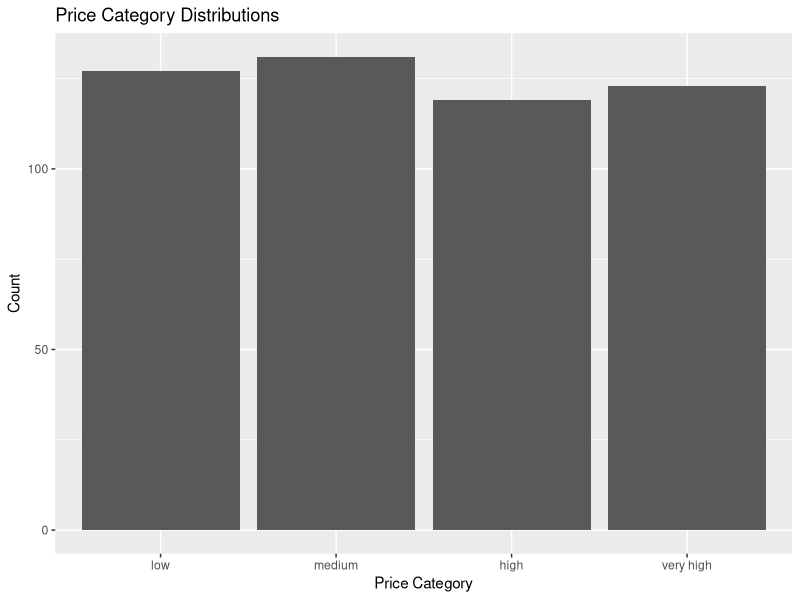
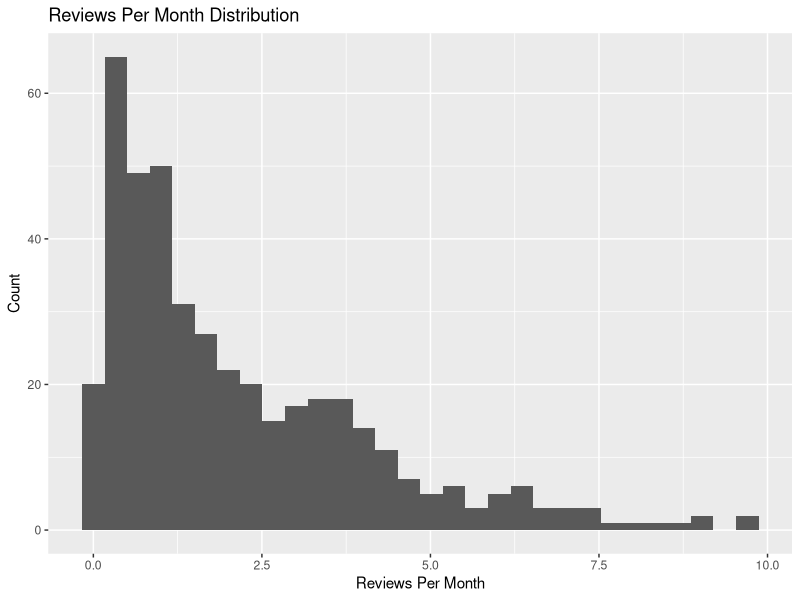
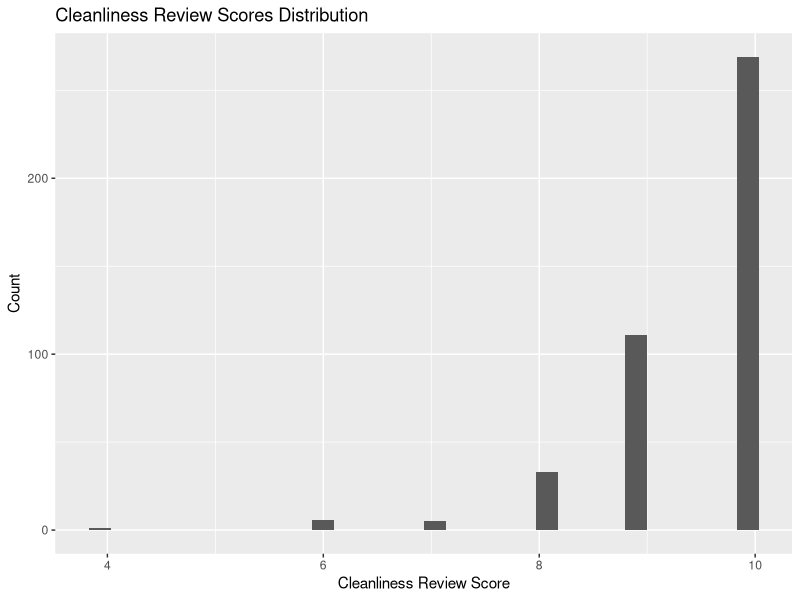
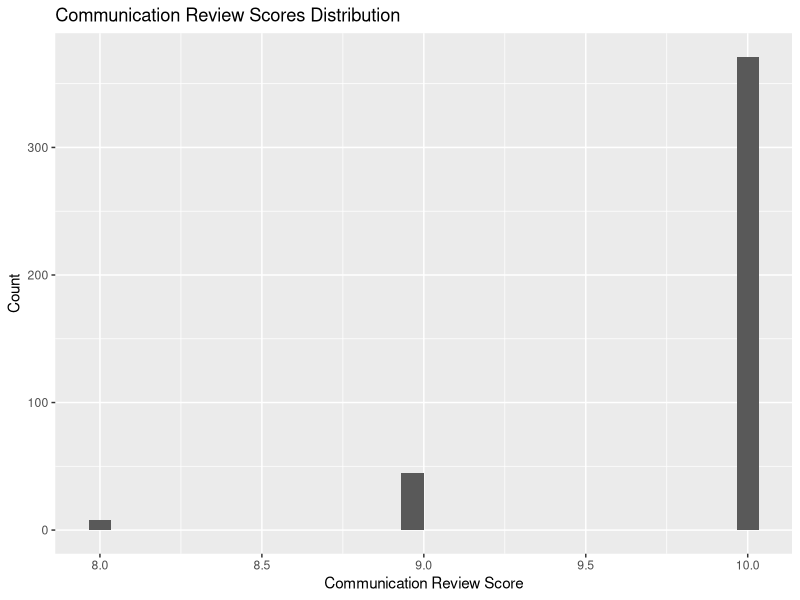
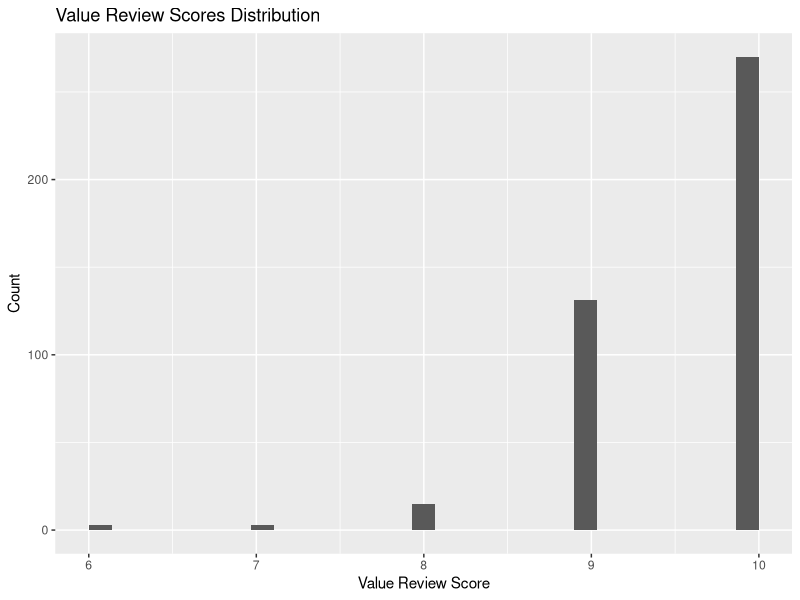
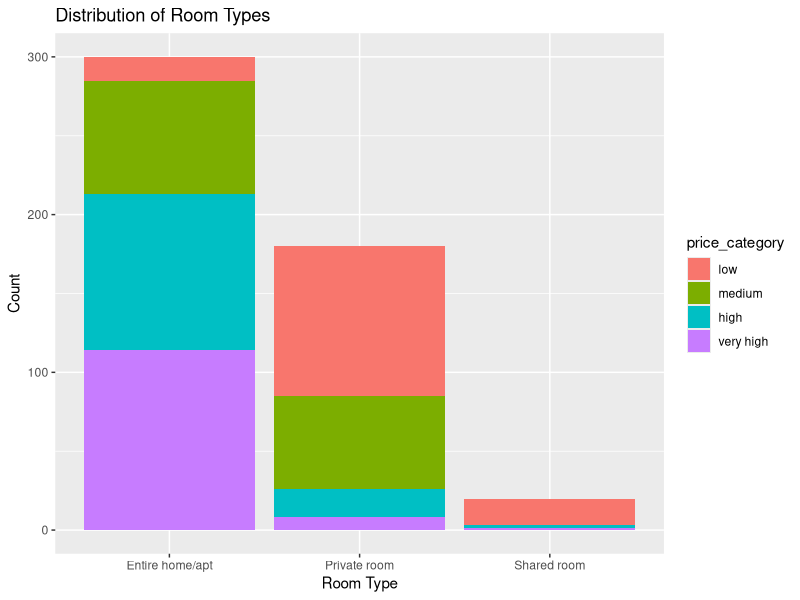
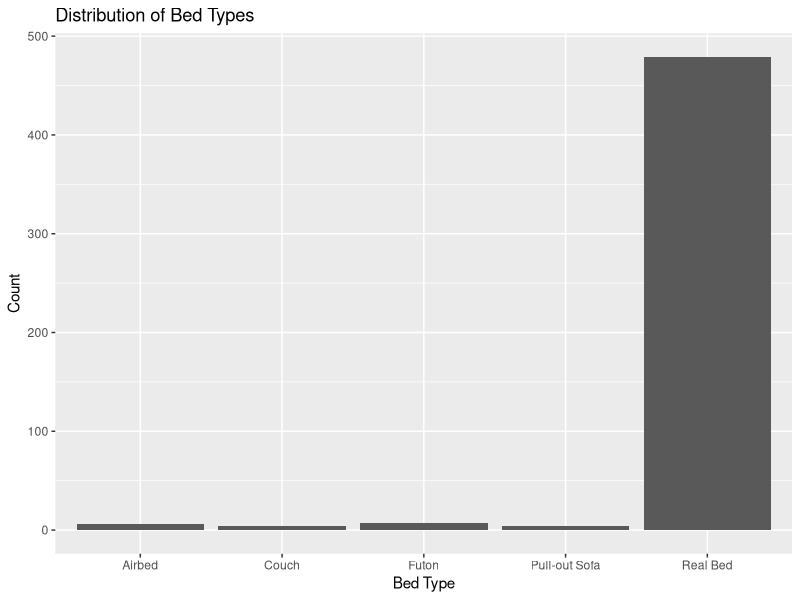
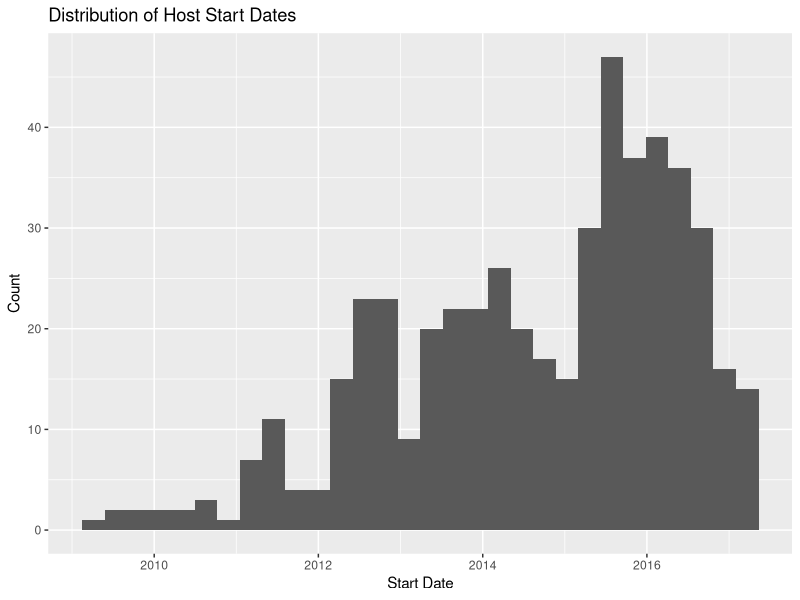

Here is the R script that generated these plots, in order:
## ---- chunk 1
knitr::opts_chunk$set(echo = TRUE)
## ---- chunk 2
library(dplyr)
library(tidyr)

airbnb = read.csv("airbnb.csv")
str(airbnb)
# Setting descriptions, URLS, to character types
airbnb_char = airbnb %>% mutate_at(c(2:12, 14, 18, 25), as.character)

# Set numerics where they're needed
library(stringr)
airbnb_char$host_response_rate = as.numeric(str_remove(airbnb_char$host_response_rate, "%"))
# all others should be properly formatted

# Set boolean columns
airbnb_char = airbnb_char %>% mutate_at(c(20, 23, 24, 29, 52, 55:62), as.character) # R won't reassign unless column is of character type
airbnb_char[airbnb_char=="f"] = "false" # true and false are parseable by as.logical
airbnb_char[airbnb_char=="No"] = "false"
airbnb_char[airbnb_char=="t"] = "true"
airbnb_char[airbnb_char=="Yes"] = "false"
airbnb_clean = airbnb_char %>% mutate_at(c(20, 23, 24, 29, 52, 55:62), as.logical)
# boolean values are set to be TRUE and FALSE

# Set missing values to NA
airbnb_clean[airbnb_clean==""] = NA # Note: this should work for both character and factor variables

# Setting dates to date types
airbnb_clean$host_since = as.Date(airbnb_clean$host_since, format="%m/%d/%Y")
# this is done last because it breaks slicing
## ---- chunk 3
library(ggplot2)
## ---- chunk 4
# While there are many libraries for this, we can easily whip up a quick summary statistics function
summary_stats = function(variable) {
  cat("Total Count: ", length(variable), "\n")
  cat("N: ", sum(!is.na(variable)), "\n")
  cat("Minimum: ", min(variable, na.rm = TRUE), "\n")
  cat("Maximum: ", max(variable, na.rm = TRUE), "\n")
  cat("Mean: ", mean(variable, na.rm = TRUE), "\n")
  cat("Standard Deviation: ", sd(variable, na.rm = TRUE), "\n")
  cat("Median: ", median(variable, na.rm = TRUE), "\n")
  cat("Quantiles:", "\n")
  print(quantile(as.numeric(variable), c(0, 0.25, 0.5, 0.75, 1), na.rm = TRUE))
  cat("IQR: ", IQR(variable, na.rm = TRUE), "\n")
}
## ---- chunk 5
summary_stats(airbnb_clean$host_response_rate)
## ---- chunk 6
summary_stats(airbnb_clean$accommodates)
## ---- chunk 7
summary_stats(airbnb_clean$price)
## ---- chunk 8
low = quantile(airbnb_clean$price)[2]
medium = quantile(airbnb_clean$price)[3]
high = quantile(airbnb_clean$price)[4]

price_category = vector(length = length(airbnb_clean$price))
lowcheck = sum(airbnb_clean$price <= low)
price_category[airbnb_clean$price <= low] = "low"
print(lowcheck == sum(price_category == "low"))

medcheck = sum(airbnb_clean$price > low & airbnb_clean$price <= medium)
price_category[airbnb_clean$price > low & airbnb_clean$price <= medium] = "medium"
print(medcheck == sum(price_category == "medium"))

hicheck = sum(airbnb_clean$price > medium & airbnb_clean$price <= high)
price_category[airbnb_clean$price > medium & airbnb_clean$price <= high] = "high"
print(hicheck == sum(price_category == "high"))

vcheck = sum(airbnb_clean$price > high)
price_category[airbnb_clean$price > high] = "very high"
print(vcheck == sum(price_category == "very high"))

# All checks seem right, let's see if our distribution checks out:
airbnb_clean$price_category = factor(price_category, levels = c("low", "medium", "high", "very high"))
ggplot(airbnb_clean, aes(price_category)) + geom_bar() + labs(x = "Price Category", y = "Count", title = "Price Category Distributions")
# Looks reasonably even.
## ---- chunk 9
summary_stats(airbnb_clean$maximum_nights)
## ---- chunk 10
summary_stats(airbnb_clean$reviews_per_month)
## ---- chunk 11
ggplot(airbnb_clean, aes(reviews_per_month)) + geom_histogram() + labs(x = "Reviews Per Month", y = "Count", title = "Reviews Per Month Distribution")
## ---- chunk 12
summary_stats(airbnb_clean$review_scores_cleanliness)
## ---- chunk 13
summary_stats(airbnb_clean$review_scores_communication)
## ---- chunk 14
summary_stats(airbnb_clean$review_scores_value)
## ---- chunk 15
ggplot(airbnb_clean, aes(review_scores_cleanliness)) + geom_histogram() + labs(x = "Cleanliness Review Score", y = "Count", title = "Cleanliness Review Scores Distribution")
ggplot(airbnb_clean, aes(review_scores_communication)) + geom_histogram() + labs(x = "Communication Review Score", y = "Count", title = "Communication Review Scores Distribution")
ggplot(airbnb_clean, aes(review_scores_value)) + geom_histogram() + labs(x = "Value Review Score", y = "Count", title = "Value Review Scores Distribution")
## ---- chunk 16
# Let's look at some counts for factors to gauge their plottability
# Unique host names:
length(unique(airbnb_clean$host_name))
# Unique host locations:
length(unique(airbnb_clean$host_location))
# Unique host neighborhoods:
length(unique(airbnb_clean$host_neighbourhood))
# Unique listing neighborhoods:
length(unique(airbnb_clean$neighbourhood))
# Unique room types:
length(unique(airbnb_clean$room_type))
# Unique bed types:
length(unique(airbnb_clean$bed_type))
## ---- chunk 17
ggplot(airbnb_clean, aes(room_type, fill = price_category)) + geom_bar() + labs(x = "Room Type", y = "Count", title = "Distribution of Room Types")
## ---- chunk 18
ggplot(airbnb_clean, aes(bed_type)) + geom_bar() + labs(x = "Bed Type", y = "Count", title = "Distribution of Bed Types")
## ---- chunk 19
# How about distributions of host start times?
ggplot(airbnb_clean, aes(host_since)) + geom_histogram() + labs(x = "Start Date", y = "Count", title = "Distribution of Host Start Dates")
## ---- chunk 20

